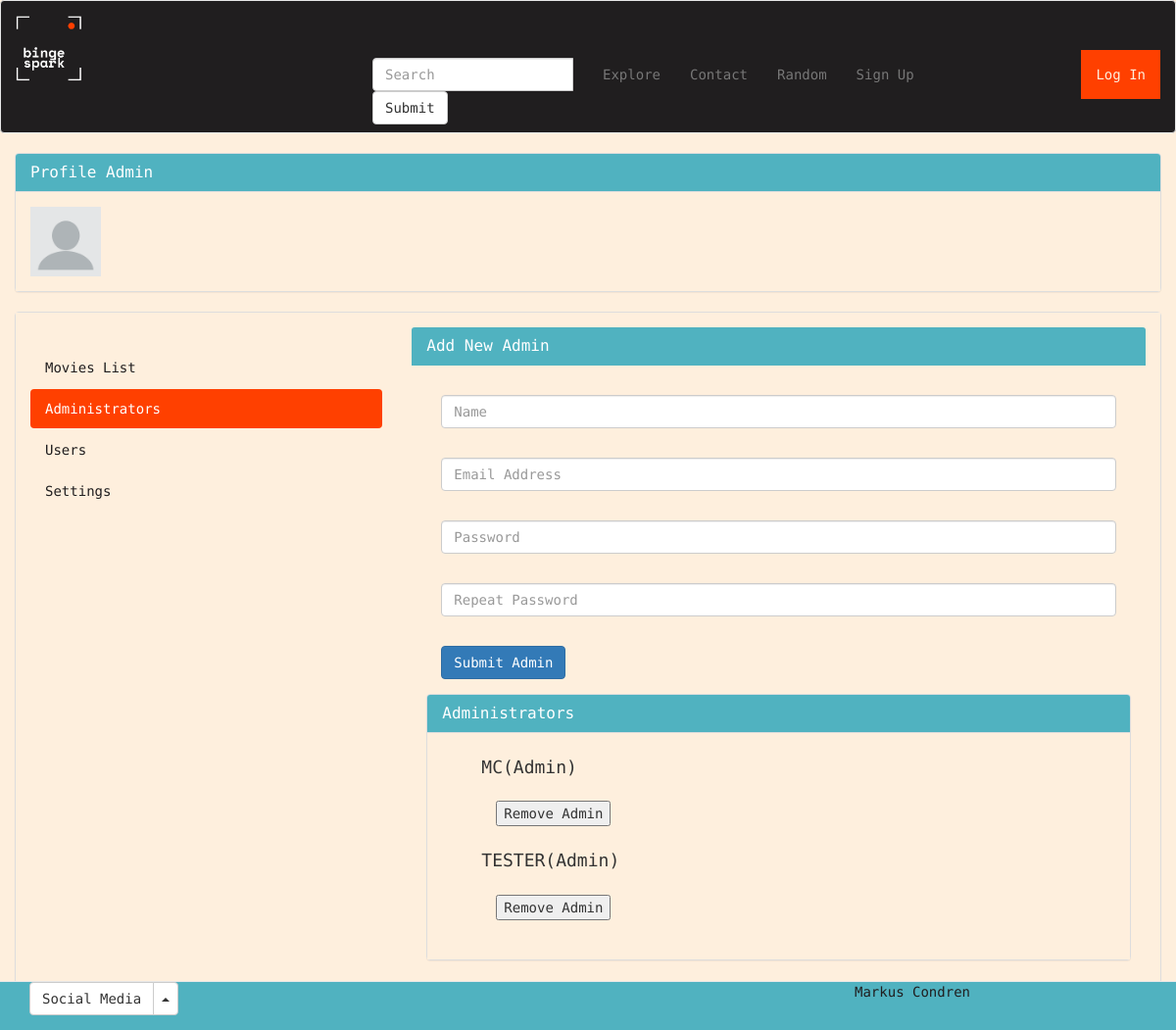
The app's page /bingespark/admin/admin_profile_ad.php, older data.
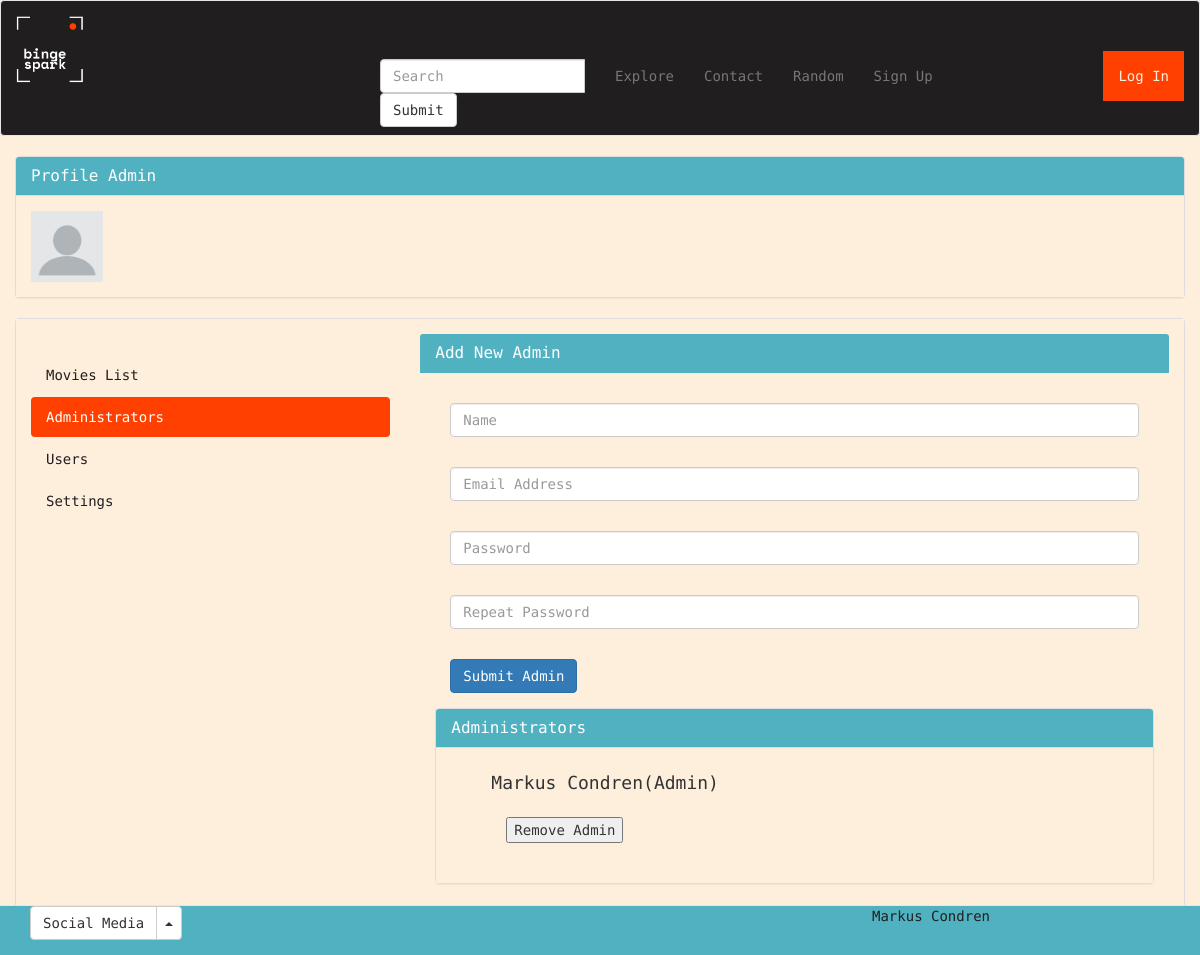
The same page, newer data.
### tables this page shows
CREATE TABLE `user` (
  `user_id` int(11) NOT NULL,
  `user_type_id` int(11) NOT NULL,
  `name` varchar(255) NOT NULL,
  `email` varchar(255) NOT NULL,
  `username` varchar(255) NOT NULL,
  `password` varbinary(255) DEFAULT NULL,
  `profile_picture` text
);

### bingespark/admin/admin_profile_ad.php (the view, shortened to what the changed rows need)
<?php
include_once("../partials/functions.php");
$user_query = "SELECT * FROM user;";
$user_query_result = $dbconn->query($user_query);
$users = array();
while ($row = $user_query_result->fetch_assoc()) {
    $users[] = $row;
}
?>
<!DOCTYPE html>
<html lang="en">
<head>
    <?php include('../partials/head_2.php') ?>
</head>
<body>
    <div class="container-fluid" id="profile-panel">
        <div class="panel panel-default">
            <div class="panel-body" id="profile-panel-body">
                <div class="row">
                    <div class="col-xs-12 col-sm-8 col-md-8">
                        <div class="panel-body" id="profile-panel-body">
                            <div class="panel panel-default">
                                <div class="panel-body" id="profile-panel-body">
                                    <ul>
                                        <div data-bs-spy="scroll" data-bs-target="#navbar-example3" data-bs-offset="0" tabindex="0">
                                            <?php
                                            foreach ($users as $row) {
                                                $user_id = $row["user_id"];
                                                $user_type_id = $row["user_type_id"];
                                                $name = $row["name"];
                                                if ($user_type_id == 1) {
                                                    echo
                                                    "
                                               <h4>$name(Admin)</h4>
                                                <form action='delete_admin.php' method='POST' name='form'>
                                                <div class='panel-body' id='profile-panel-body'>
                                                <input class='form-control' type='hidden' value='$user_id' aria-label='readonly input example' name='userid' readonly>
                                                    <div><input type='submit' name='submit' value='Remove Admin' /></div>
                                                </div>
                                                </form>
                                                ";
                                                }
                                            }
                                            ?>
                                        </div>
                                    </ul>
                                </div>
                            </div>
                        </div>
                    </div>
                </div>
            </div>
            <?php include('../partials/footer_2.php'); ?>
</body>

Row changes from the older to the newer data that the page shows:
removed user: name "MC"
removed user: name "TESTER"
added user: name "Markus Condren"
